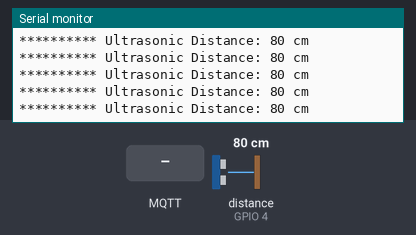
This sketch was run on a simulated ESP32. On the bench: the last lines printed to the serial monitor. Wiring (inferred from the names in the program): ultrasonic range finder: trigger GPIO 5; echo GPIO 4. The inputs (shaded band) are chosen by the test bench; at power-on: distance to the obstacle (sensor on GPIO 4) 80 cm. The echo pulse lasts 58.3 µs per cm; no MQTT or app messages arrive unless stated.

Above: at 1.2 s.
1.3 s: MQTT message "1" arrives on the first subscribed topic
At 1.81 s:
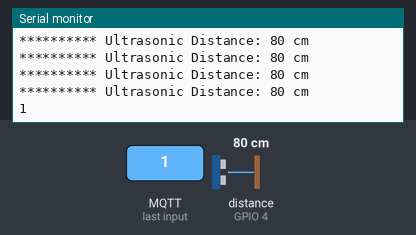
3.1 s: MQTT message "on" arrives on the first subscribed topic
At 3.46 s:
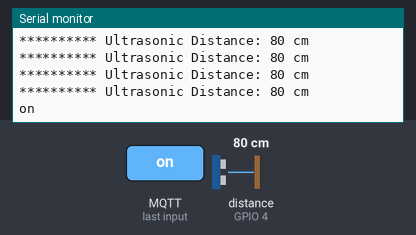
4.8 s: MQTT message "off" arrives on the first subscribed topic
At 5.1 s:
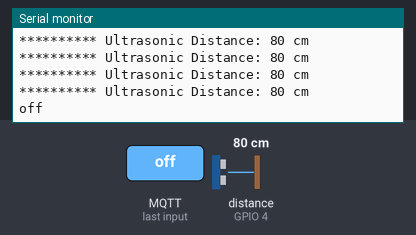
6.4 s: distance to the obstacle (sensor on GPIO 4) set to 2 cm
At 6.74 s:
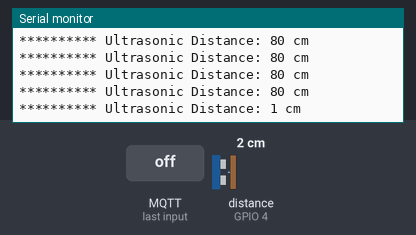
7.9 s: distance to the obstacle (sensor on GPIO 4) set to 4 cm
At 7.95 s:
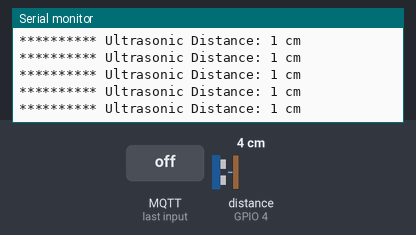
Timing chart, 0 to 10.4 s (numbered marks = the images above; inputs shaded):
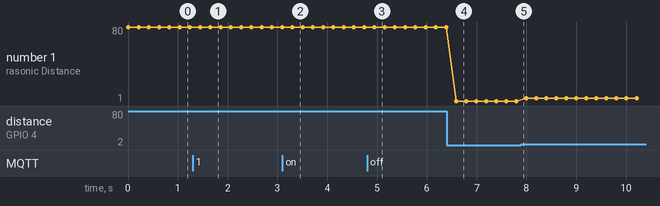

The sketch:

esp_mqtt.ino
```cpp
#include "EspMQTTClient.h"

// utlrasonic pinout
#define ULTRASONIC_TRIG_PIN     5   // pin TRIG
#define ULTRASONIC_ECHO_PIN     4 // pin ECHO

int distance;

EspMQTTClient client(
  "0F620A",
  "l56mq35itl",
  "192.168.0.29",  // MQTT Broker server ip
  "ESP32"      // Client name that uniquely identify your device
);

void setup() {

 Serial.begin(115200);

   // ultraonic setup
  pinMode(ULTRASONIC_TRIG_PIN, OUTPUT);
  pinMode(ULTRASONIC_ECHO_PIN, INPUT);


}

void onConnectionEstablished() {


  client.subscribe("mytopic/test", [] (const String &payload)  {
    Serial.println(payload);
  });

};

void loop() {

  // measure distance
  long duration;
  digitalWrite(ULTRASONIC_TRIG_PIN, LOW);
  delayMicroseconds(2);

  digitalWrite(ULTRASONIC_TRIG_PIN, HIGH);
  delayMicroseconds(10);

  digitalWrite(ULTRASONIC_TRIG_PIN, LOW);
  duration = pulseIn(ULTRASONIC_ECHO_PIN, HIGH);
  distance = (duration/2) / 29.1;
  Serial.print("********** Ultrasonic Distance: ");
  Serial.print(distance);
  Serial.println(" cm");

  String message = String (distance);

  client.publish("mytopic/test", message);


client.loop();
  delay(200);
}
```

Measured:
- after the input at 1.3 s, the serial monitor: prints a new line after 0.35 s (image 1)
- after the input at 3.1 s, the serial monitor: prints a new line after 0.20 s (image 2)
- after the input at 4.8 s, the serial monitor: prints a new line after 0.15 s (image 3)
- after the input at 6.4 s, the serial monitor: prints a new line after 0.19 s (image 4)
- plotted number 1: 80 → 1 after the input at 6.4 s, 1 → 4 after the input at 7.9 s
